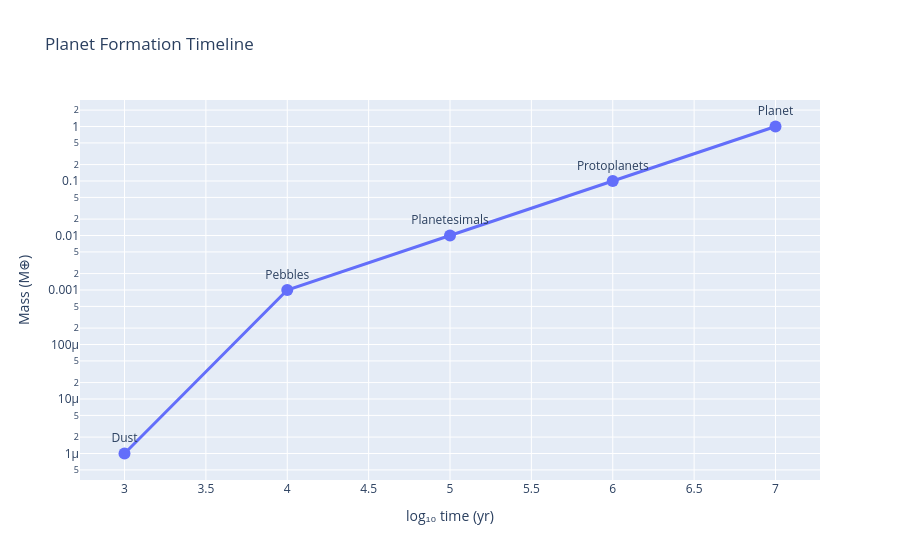

Notebook source saved alongside this figure:
### Markdown cell above
## 5. Planet Formation Timeline

Growth track from interstellar dust to a finished planet. Annotates phase transitions for `phase0` promotion logic.

### Code cell
stages = ["Dust", "Pebbles", "Planetesimals", "Protoplanets", "Planet"]
log_t  = [3, 4, 5, 6, 7]
masses = [1e-6, 1e-3, 1e-2, 0.1, 1.0]

fig = go.Figure(go.Scatter(x=log_t, y=masses, mode='lines+markers+text',
    text=stages, textposition='top center', line=dict(width=3), marker=dict(size=12)))
fig.update_layout(title="Planet Formation Timeline",
                  xaxis_title="log\u2081\u2080 time (yr)", yaxis_title="Mass (M\u2295)")
fig.update_yaxes(type="log")
fig.show()

### Figure 1 — Plotly figure (JSON) as saved in the notebook; plotly's stock layout.template omitted (floating-point values rounded to 4 significant figures)
{"data": [{"line": {"width": 3}, "marker": {"size": 12}, "mode": "lines+markers+text", "text": ["Dust", "Pebbles", "Planetesimals", "Protoplanets", "Planet"], "textposition": "top center", "type": "scatter", "x": [3, 4, 5, 6, 7], "y": [1e-06, 0.001, 0.01, 0.1, 1.0]}], "layout": {"title": {"text": "Planet Formation Timeline"}, "xaxis": {"title": {"text": "log₁₀ time (yr)"}}, "yaxis": {"title": {"text": "Mass (M⊕)"}, "type": "log"}}}
